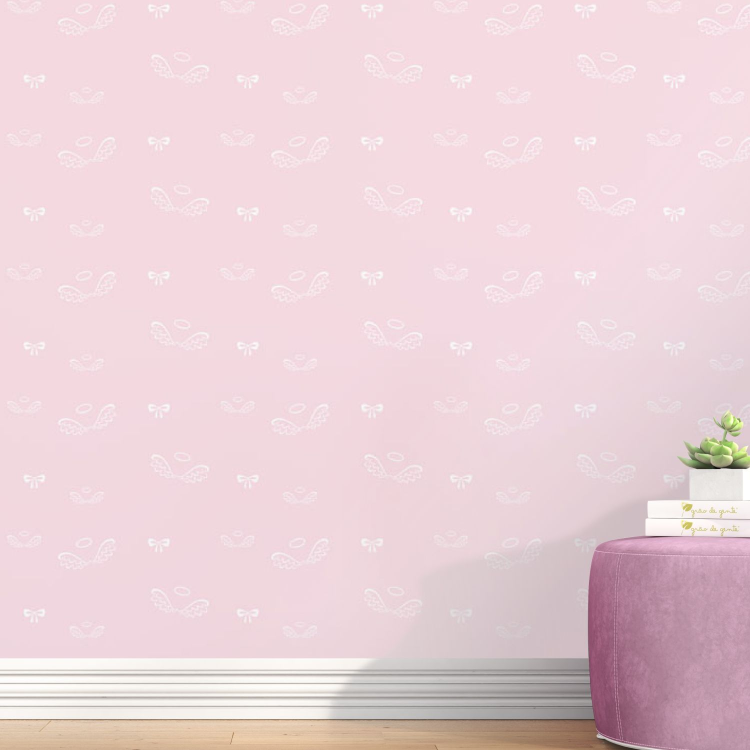
#> input picture parede_rosa.jpg, 1500 x 1500 px (shown at 1/2 size)
$ python watershed_apresentacao.py
#> lines starting #> are read from the running program, lines starting #| are printed output that depends on the picture
from math import floor
import numpy as np
import cv2
import imutils
from skimage.feature import peak_local_max
from skimage.segmentation import watershed
from scipy import ndimage
from tkinter import *
from tkinter import colorchooser
import colorsys

drawing = False # true if mouse is pressed
mode = True # if True, draw rectangle. Press 'm' to toggle to curve
ix,iy = -1,-1

# Exemplos de imagens de parede
# INPUT_IMAGE =  './quadros.jpg'
INPUT_IMAGE =  './parede_rosa.jpg'
# INPUT_IMAGE =  './parede_azul.jpg'
# INPUT_IMAGE =  './parede_real.jpg'


# Função usada para selecionar a parede que será pintada
def selectBackground(event,x,y,flags, param):
    global ix,iy,drawing,mode

    if event == cv2.EVENT_LBUTTONDOWN:
        drawing = True
        ix,iy = x,y

    elif event == cv2.EVENT_MOUSEMOVE:
        if drawing == True:
            cv2.circle(sure_bg,(x,y),15,(0,0,0),-1)
            cv2.circle(sure_bg_mask,(x,y),15,(0,0,0),-1)

    elif event == cv2.EVENT_LBUTTONUP:
        drawing = False
        cv2.circle(sure_bg,(x,y),15,(0,0,0),-1)
        cv2.circle(sure_bg_mask,(x,y),15,(0,0,0),-1)

# Função usada para selecionar os objetos de frente da imagem
def selectForeground(event,x,y,flags, param):
    global ix,iy,drawing,mode

    if event == cv2.EVENT_LBUTTONDOWN:
        drawing = True
        ix,iy = x,y

    elif event == cv2.EVENT_MOUSEMOVE:
        if drawing == True:
            cv2.circle(sure_fg,(x,y),15,(255,255,255),-1)
            cv2.circle(sure_fg_mask,(x,y),15,(255,255,255),-1)

    elif event == cv2.EVENT_LBUTTONUP:
        drawing = False
        cv2.circle(sure_fg,(x,y),15,(255,255,255),-1)
        cv2.circle(sure_fg_mask,(x,y),15,(255,255,255),-1)

# Leitura da imagem
img = cv2.imread (INPUT_IMAGE, cv2.IMREAD_COLOR)
#> img is the input picture: shape (1500, 1500, 3); mean B, G, R 214.8, 209.3, 233.3

# Caso necessário, usado para redimencionar o tamanho da imagem
if INPUT_IMAGE == './parede_rosa.jpg' or INPUT_IMAGE == './parede_real.jpg':
    img = cv2.resize(img, (floor(img.shape[0]/6), floor(img.shape[1]/6)))
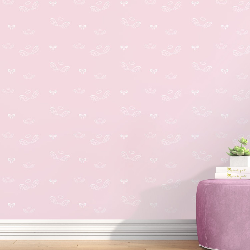
#> img: shape (250, 250, 3); mean B, G, R 215, 209.5, 233.5
elif INPUT_IMAGE == './parede_azul.jpg':
    img = cv2.resize(img, (floor(img.shape[0]/2), floor(img.shape[1]/2)))


# Reliza uma copia da imagem original para a definição do fundo
sure_bg = img.copy()

# Máscara toda branca, onde as áreas pretas são o fundo
sure_bg_mask = np.ones((img.shape[0], img.shape[1]), np.uint8)

# Abre uma janela que terá o reconhecimento do click do mouse
cv2.namedWindow('Pinte a parede que deseja pintar')
cv2.setMouseCallback('Pinte a parede que deseja pintar',selectBackground)

# Entra em um loop até que seja precionado enter ou esc
while(1):
    cv2.imshow('Pinte a parede que deseja pintar',sure_bg)
    k = cv2.waitKey(1) & 0xFF
#> (key Esc is pressed here)
    if k == ord('m'):
        mode = not mode
    elif k == 13 or k == 27:
        break

cv2.destroyAllWindows ()

# Pinta de branco tudo o que não foi selecionado na máscara
sure_bg_mask = np.where(sure_bg_mask != 0, 255, 0)
sure_bg_mask = sure_bg_mask.astype(np.uint8)
# cv2.imshow('Sure BG', sure_bg_mask)

# Reliza uma copia da imagem original para a definição dos objetos de frente
sure_fg = img.copy()

# Máscara toda branca, onde as áreas brancas não são o fundo
sure_fg_mask = np.zeros((img.shape[0], img.shape[1]), np.uint8)

# Abre uma janela que terá o reconhecimento do click do mouse
cv2.namedWindow('Pinte os objetos que não são a parede')
cv2.setMouseCallback('Pinte os objetos que não são a parede',selectForeground)


# Entra em um loop até que seja precionado enter ou esc
while(1):
    cv2.imshow('Pinte os objetos que não são a parede',sure_fg)
    k = cv2.waitKey(1) & 0xFF
#> (key Esc is pressed here)
    if k == ord('m'):
        mode = not mode
    elif k == 13 or k == 27:
        break

# Pinta de preto tudo o que não foi selecionado na máscara
sure_fg_mask = np.where(sure_fg_mask != 255, 0, 255)
sure_fg_mask = sure_fg_mask.astype(np.uint8)
# cv2.imshow('Sure FG', sure_fg_mask)

cv2.destroyAllWindows ()

# Faz a diferença entre o que se tem certeza que é fundo e
# o que se tem certeza que é frente
unknown = cv2.subtract(sure_bg_mask, sure_fg_mask)
#> sure_bg_mask: shape (250, 250); every value is 255

# cv2.imshow('Unknown', unknown.astype(np.uint8))

# Acha os componentes conexos da imagem, colocando labels em cada um
_, markers = cv2.connectedComponents(sure_fg_mask)
#> sure_fg_mask: shape (250, 250); every value is 0
markers = markers + 1
markers[unknown == 255] = 0

# Aplica o algoritmo de segmentação watershed
markers = cv2.watershed(img, markers)
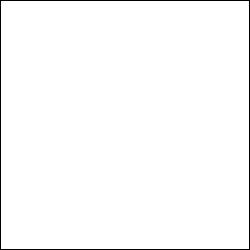
#> markers: shape (250, 250) int32; values -1 (black) and 0 (white), 98.4% white; black in thin lines or dots

# Abre o color picker
cor = colorchooser.askcolor(title = "Tkinter Color Chooser")

# Faz o tratamento da cor selecionada e a conversão para HLS
cor = cor[0]
#> (the run stopped early here; a loop or call above may not have finished)

$ run again, with quadros.jpg copied over parede_rosa.jpg
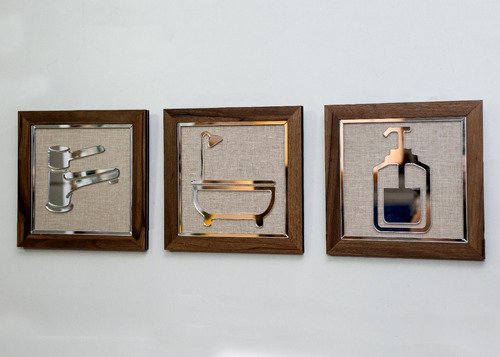
#> input picture quadros.jpg, 500 x 357 px
#> img is the input picture: shape (357, 500, 3); mean B, G, R 168.5, 172.7, 177.3
#> `img = cv2.resize(img, (floor(img.shape[0]/6), floor(img.shape[1]/6)))`:
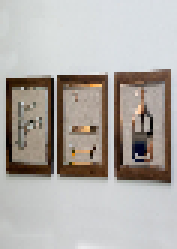
#> img: shape (83, 59, 3) (shown 3 times larger); mean B, G, R 167.2, 171.6, 176.4
#> sure_bg_mask: shape (83, 59); every value is 255
#> sure_fg_mask: shape (83, 59); every value is 0
#> `markers = cv2.watershed(img, markers)`:
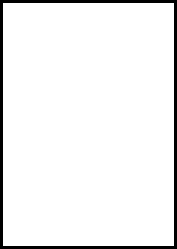
#> markers: shape (83, 59) int32 (shown 3 times larger); values -1 (black) and 0 (white), 94.3% white; black in thin lines or dots
